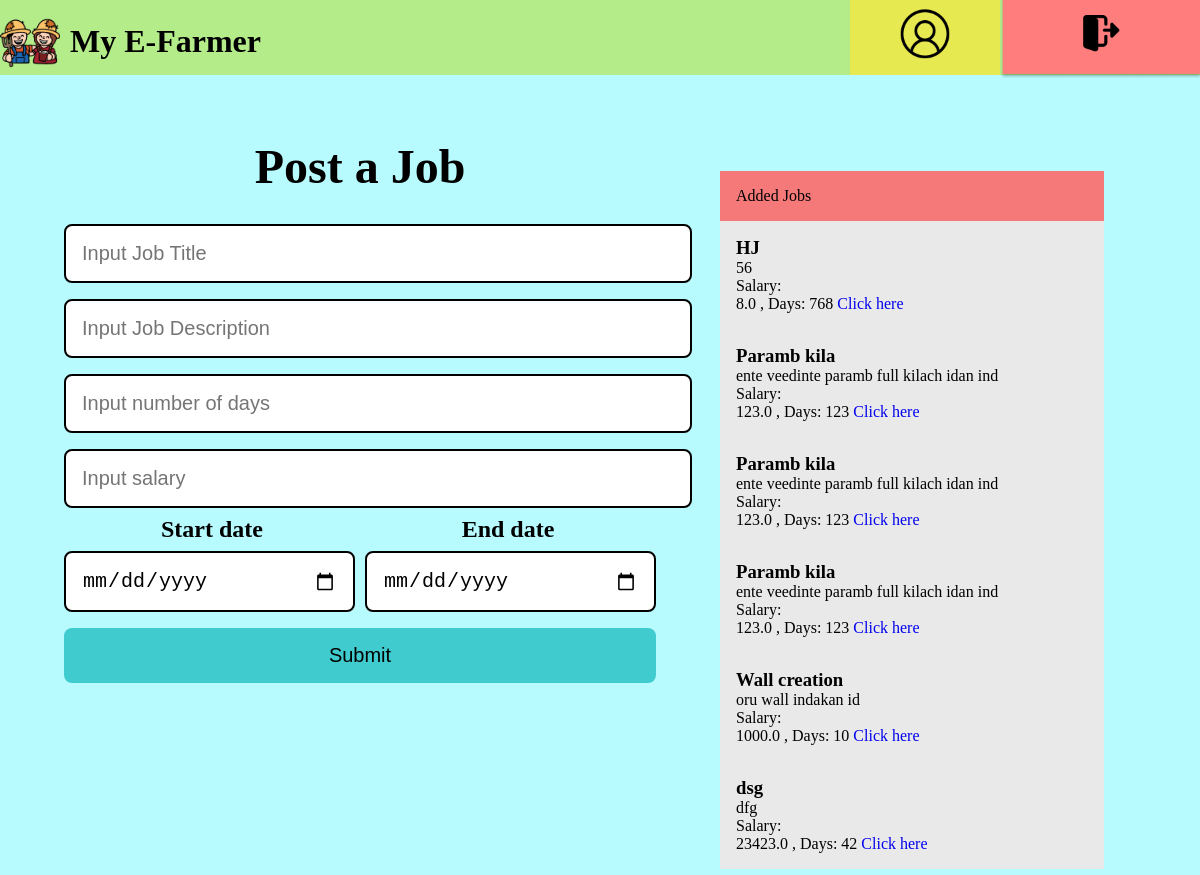
Page /farmers/create/ (signed in) on the earlier database version.
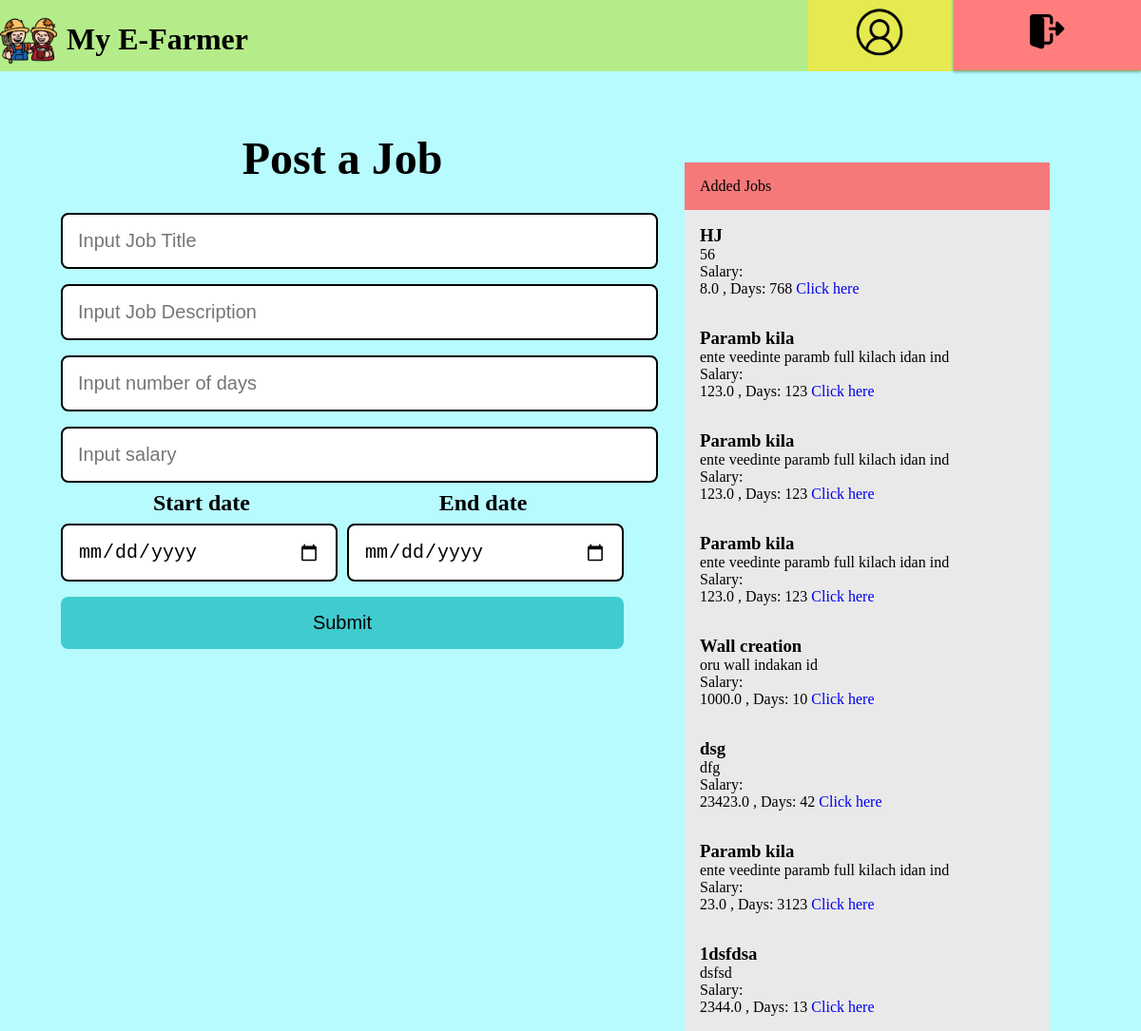
Same page on the later database version.
### farmers/models.py (models this page shows, shortened)
class Job(models.Model):
    user = models.ForeignKey(User, on_delete=models.CASCADE, related_name='job')
    name = models.CharField(max_length=100)
    description = models.CharField(max_length=100)
    day = models.IntegerField(default=10)
    salary = models.FloatField(default=1000, help_text="per day")
    applications = models.ManyToManyField(User, related_name="applicants")
    hired_list = models.ManyToManyField(User, related_name="hired")
    declined = models.ManyToManyField(User, related_name="rejected")
    start_date = models.DateField(blank=True, null=True)
    end_date = models.DateField(blank=True, null=True)

### farmers/views.py (the view, shortened to what this page needs)
# urls.py: path('create/', views.create, name='farmers_create_job'),
@login_required
def create(request):
    context = {"anns": Job.objects.filter(user=request.user), }
    return render(request, 'farmers/create_job.html', context)

### farmers/templates/farmers/create_job.html (shortened to what this page needs)
{% extends "farmers/new_base.html" %}
{% block content %}
    <div class="home_container">
        <div class="left-box">
            <form action="" method="post">
                <h1>Post a Job️</h1> <br>
                <input type="text" name="jobname" placeholder="Input Job Title" required><br>
                <input type="text" name="jdesc" placeholder="Input Job Description" required><br>
                <input type="number" name="day" placeholder="Input number of days" required><br>
                <input type="number" name="salary" placeholder="Input salary" required><br>
                <div class="date_container">
                    <label style="width: 50%" for="start_date">Start date</label>
                    <label style="width: 50%" for="start_date">End date</label>
                </div>
                <div class="date_container">
                    <input style="width: 50%" type="date" name="start_date" placeholder="Start date" required><br>
                    <input style="width: 50%;margin-left: 10px" type="date" name="end_date" placeholder="End Date"
                           required><br>
                </div>
                <input type="submit" value="Submit" id="submit">
            </form>
        </div>
        <div class="right-box">
            <div class="ann_container">
                <div class="ann_head" style="padding: 1rem">
                    Added Jobs
                </div>
                {% for an in anns %}
                    <div class="ann_item">
                        <h3>{{ an.name }}</h3>
                        <p>{{ an.description }}</p>
                        Salary:<p>{{ an.salary }} ,
                        Days: {{ an.day }}
                        <a href="/farmers/job/{{ an.id }}">Click here</a></p>
                    </div>
                {% endfor %}
            </div>
        </div>
    </div>
{% endblock content %}

Differences in the rows shown:
added Job: name "Paramb kila", description "ente veedinte paramb full kilach idan ind", salary "23.0", day "3123"
added Job: name "1dsfdsa", description "dsfsd", salary "2344.0", day "13"
